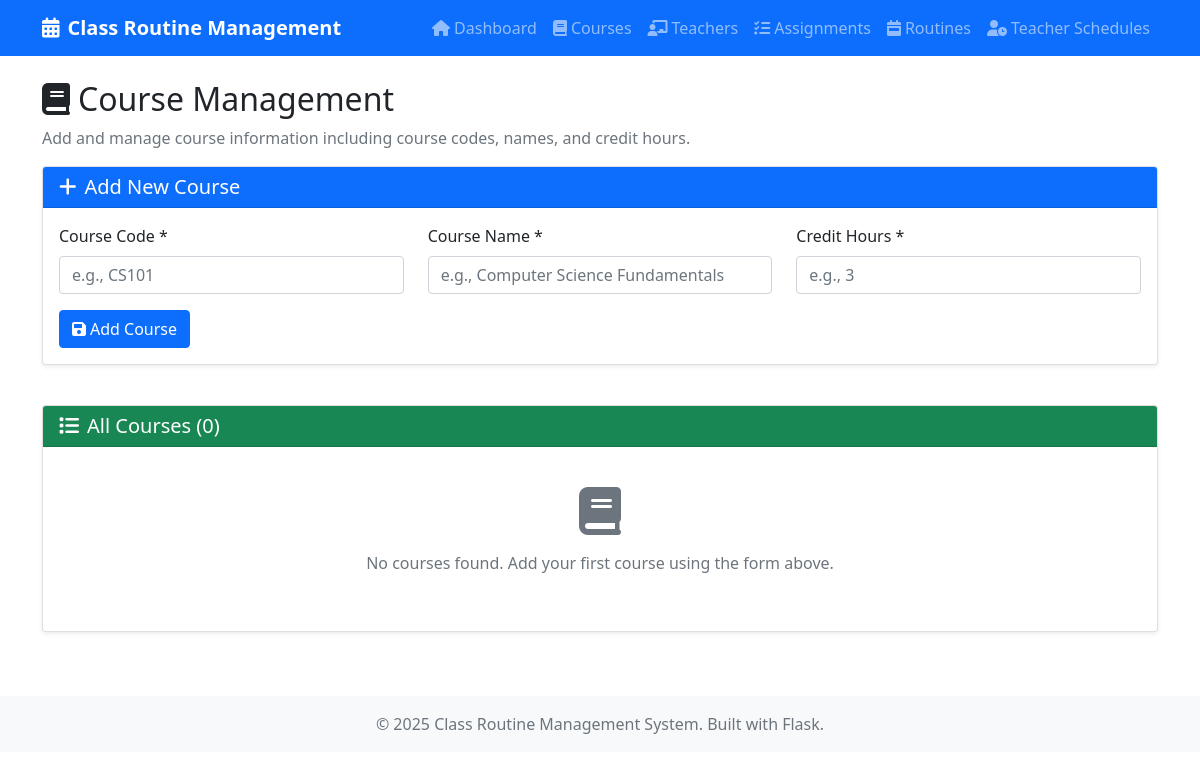
/courses, run on an earlier commit of the app's database.
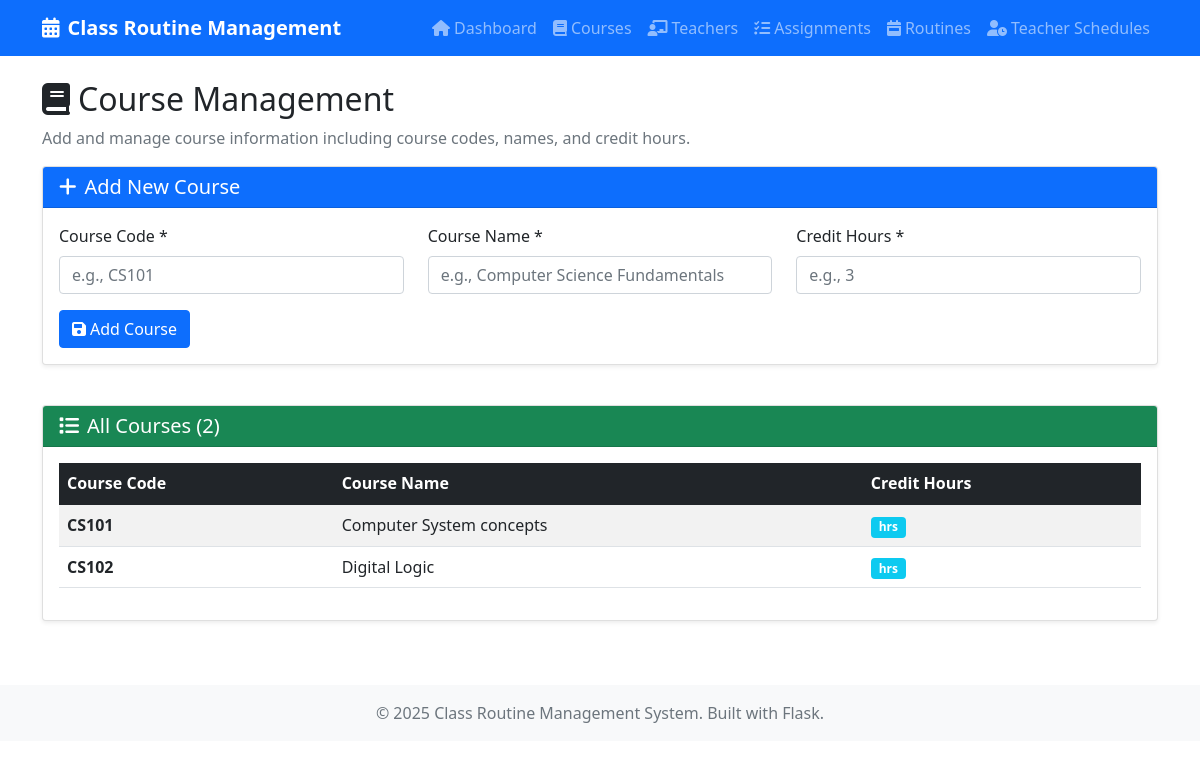
And on a later commit of the database.
### tables this page shows
CREATE TABLE Course (
                    Course_Code TEXT PRIMARY KEY,
                    Course_Name TEXT NOT NULL,
                    Credit_hrs INTEGER NOT NULL
                );

### flask_app.py (the view)
@app.route('/courses')
def courses():
    courses_data = db.get_courses()
    return render_template('courses.html', courses=courses_data.to_dict('records'))

### database.py (called while the page is built)
    def get_connection(self):
        return sqlite3.connect(self.db_name)

    def get_courses(self) -> pd.DataFrame:
        conn = self.get_connection()
        try:
            return pd.read_sql_query("SELECT * FROM Course", conn)
        finally:
            conn.close()

### templates/courses.html (shortened to what this page needs)
{% extends "base.html" %}
{% block content %}
<div class="row">
    <div class="col-12">
        <h2><i class="fas fa-book me-2"></i>Course Management</h2>
        <p class="text-muted">Add and manage course information including course codes, names, and credit hours.</p>
    </div>
</div>
<div class="row mb-4">
    <div class="col-12">
        <div class="card">
            <div class="card-header bg-primary text-white">
                <h5 class="mb-0"><i class="fas fa-plus me-2"></i>Add New Course</h5>
            </div>
            <div class="card-body">
                <form method="POST" action="{{ url_for('add_course') }}">
                    <div class="row">
                        <div class="col-md-4">
                            <div class="mb-3">
                                <label for="course_code" class="form-label">Course Code *</label>
                                <input type="text" class="form-control" id="course_code" name="course_code" required placeholder="e.g., CS101">
                            </div>
                        </div>
                        <div class="col-md-4">
                            <div class="mb-3">
                                <label for="course_name" class="form-label">Course Name *</label>
                                <input type="text" class="form-control" id="course_name" name="course_name" required placeholder="e.g., Computer Science Fundamentals">
                            </div>
                        </div>
                        <div class="col-md-4">
                            <div class="mb-3">
                                <label for="credit_hours" class="form-label">Credit Hours *</label>
                                <input type="number" class="form-control" id="credit_hours" name="credit_hours" required min="1" max="6" placeholder="e.g., 3">
                            </div>
                        </div>
                    </div>
                    <button type="submit" class="btn btn-primary">
                        <i class="fas fa-save me-1"></i>Add Course
                    </button>
                </form>
            </div>
        </div>
    </div>
</div>
<div class="row">
    <div class="col-12">
        <div class="card">
            <div class="card-header bg-success text-white">
                <h5 class="mb-0"><i class="fas fa-list me-2"></i>All Courses ({{ courses|length }})</h5>
            </div>
            <div class="card-body">
                {% if courses %}
                <div class="table-responsive">
                    <table class="table table-striped table-hover">
                        <thead class="table-dark">
                            <tr>
                                <th>Course Code</th>
                                <th>Course Name</th>
                                <th>Credit Hours</th>
                            </tr>
                        </thead>
                        <tbody>
                            {% for course in courses %}
                            <tr>
                                <td><strong>{{ course.Course_Code }}</strong></td>
                                <td>{{ course.Course_Name }}</td>
                                <td>
                                    <span class="badge bg-info">{{ course.Credit_Hours }} hrs</span>
                                </td>
                            </tr>
                            {% endfor %}
                        </tbody>
                    </table>
                </div>
                {% else %}
                <div class="text-center py-4">
                    <i class="fas fa-book fa-3x text-muted mb-3"></i>
                    <p class="text-muted">No courses found. Add your first course using the form above.</p>
                </div>
                {% endif %}
            </div>
        </div>
    </div>
</div>
{% endblock %}

What changed in the data, as far as the page shows it:
added Course: Course_Code "CS101", Course_Name "Computer System concepts"
added Course: Course_Code "CS102", Course_Name "Digital Logic"
Also different on the page:
{{ courses|length }}: "0" → "2"
text no longer shown: "No courses found. Add your first course using the form above."
text now shown: "Course Code Course Name Credit Hours"
